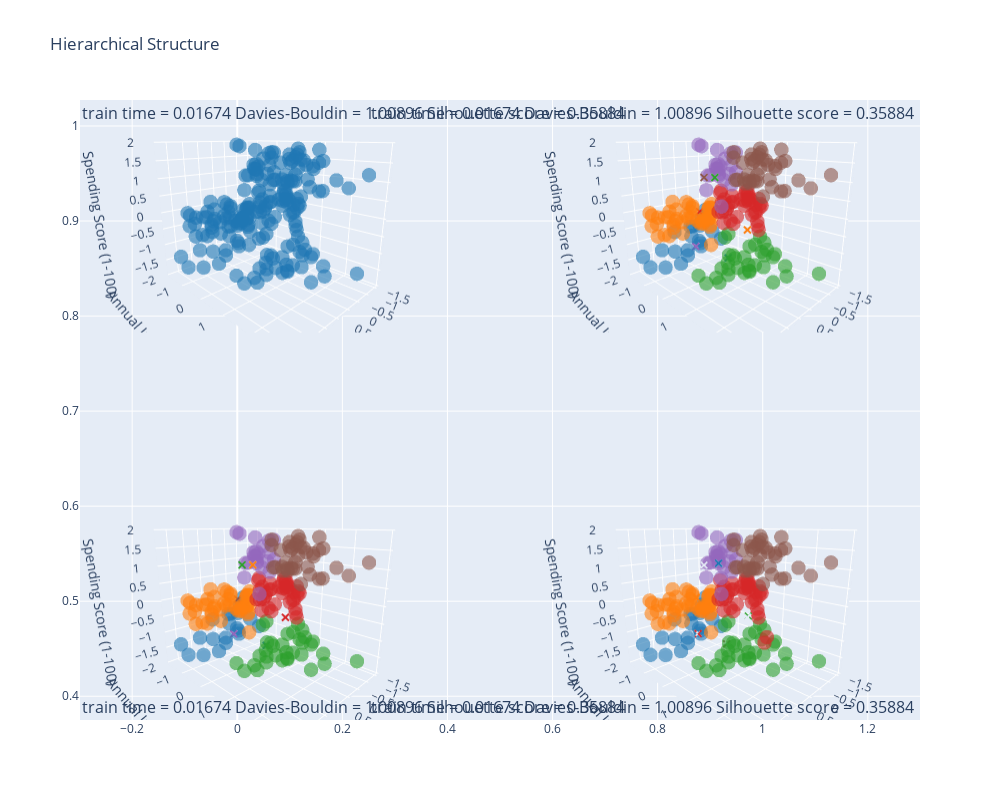

The cell this chart's notebook holds for it:
### Code cell
print(f"Vanilla K-Means parameters: {km_params}")
print(f"K-Means++ parameters: {kmpp_params}")
print(f"Mini-Batch K-Means++ parameters: {mbkm_params}")

rows = 2
cols = 2

fig = make_subplots(
    rows,
    cols,
    subplot_titles=(
        "Ground Truth",
        "K-Means w/ Default Params",
        "K-Means++ w/ Default Params",
        "Mini-Batch K-Means++ w/ Default Params",
    ),
    specs=[[{"type": "scene"} for _ in range(cols)] for _ in range(rows)],
)

# Models were fit with all features, but in this 3D plot,
# we exclude Gender and only show the 3 continuous features

plot_kmeans_3d(
    fig, pos=(1, 1), X=X[:, 1:], y_out=y, heading="Ground Truth", centers=np.zeros(4)
)  # TODO: input actual centers when available


plot_kmeans_3d(
    fig,
    pos=(1, 2),
    X=X[:, 1:],
    y_out=km_labels,
    heading="K-Means w/ Default Params",
    centers=kmeans.cluster_centers_,
    metrics={
        "train time": km_train_time,
        "Davies-Bouldin": Metrics.get_score("davies-bouldin", X, y, km_y_pred),
        "Sihouette score": Metrics.get_score("silhouette", X, y, km_y_pred),
    },
)


plot_kmeans_3d(
    fig,
    pos=(2, 1),
    X=X[:, 1:],
    y_out=kmpp_labels,
    heading="K-Means++ w/ Default Params",
    centers=kmeanspp.cluster_centers_,
    metrics={
        "train time": kmpp_train_time,
        "Davies-Bouldin": Metrics.get_score("davies-bouldin", X, y, kmpp_y_pred),
        "Silhouette score": Metrics.get_score("silhouette", X, y, kmpp_y_pred),
    },
)

plot_kmeans_3d(
    fig,
    pos=(2, 2),
    X=X[:, 1:],
    y_out=mbkm_labels,
    heading="Mini-Batch K-Means++ w/ Default Params",
    centers=mbkmeans.cluster_centers_,
    metrics={
        "train time": mbkm_train_time,
        "Davies-Bouldin": Metrics.get_score("davies-bouldin", X, y, mbkm_y_pred),
        "Silhouette score": Metrics.get_score("silhouette", X, y, mbkm_y_pred),
    },
)


fig.update_scenes(
    xaxis_title_text="Age",
    yaxis_title_text="Annual Income (k$)",
    zaxis_title_text="Spending Score (1-100)",
    camera_eye_z=0.5,
)
fig.update_layout(
    title_text=data_name,
    height=800,
    width=1000,
    showlegend=False,
)
